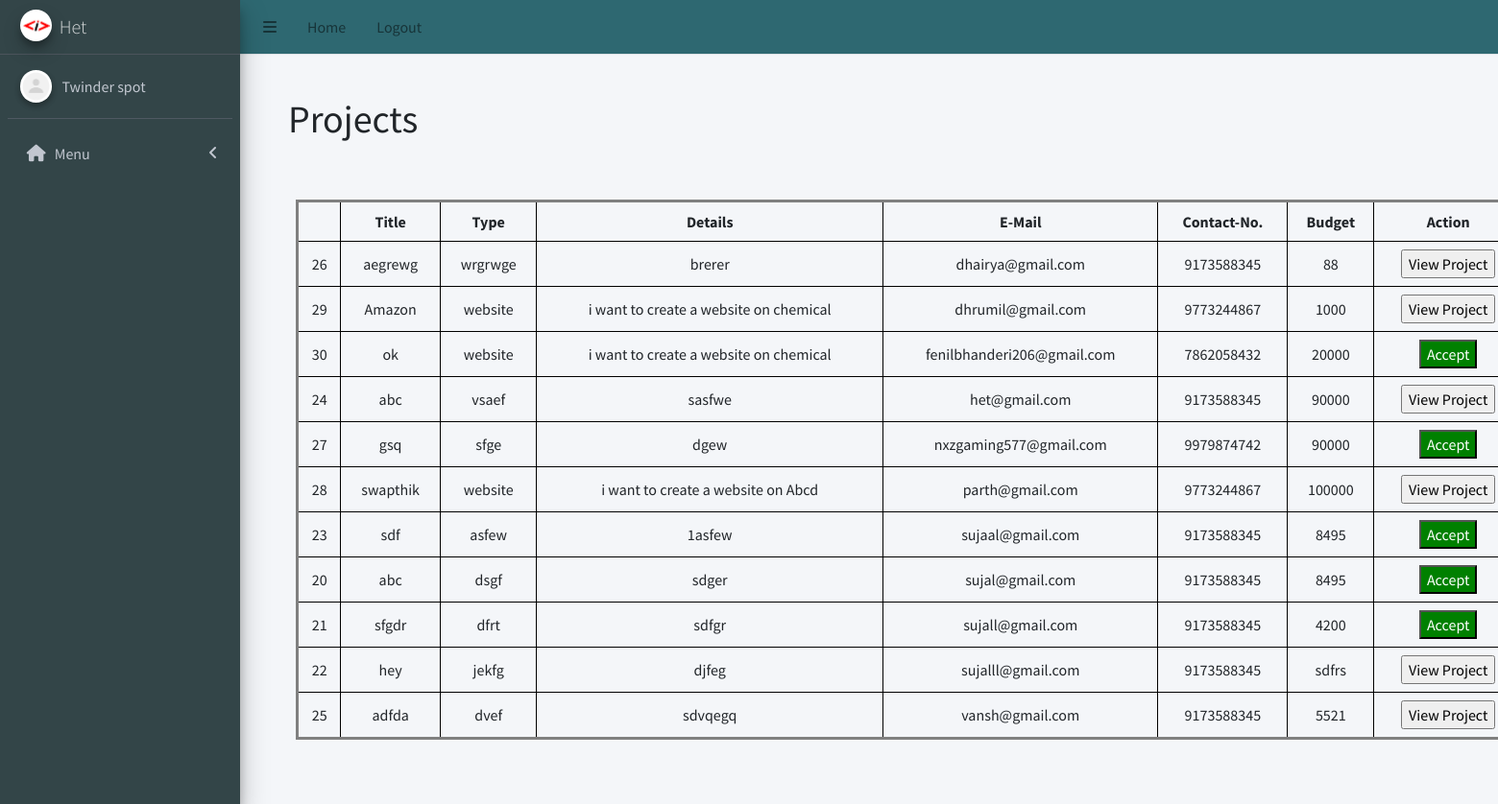
Page /freelancer/freelancer_project.php (signed in) on the committed database.
### tables this page shows
CREATE TABLE `freelancer_signup` (
  `id` int(255) NOT NULL,
  `username` varchar(255) NOT NULL,
  `email` varchar(255) NOT NULL,
  `contactno` varchar(255) NOT NULL,
  `password` varchar(255) NOT NULL
);

CREATE TABLE `user_project` (
  `id` int(255) NOT NULL,
  `title` varchar(255) NOT NULL,
  `type` varchar(255) NOT NULL,
  `details` varchar(255) NOT NULL,
  `email` varchar(255) NOT NULL,
  `contactno` varchar(255) NOT NULL,
  `budget` varchar(255) NOT NULL,
  `status` varchar(255) NOT NULL
);

### freelancer/freelancer_project.php (the view, shortened to what this page needs)
<?php
include('../Database/database_connectivity.php');
?>
<!DOCTYPE html>
<html lang="en">
    <head>
        <link rel="stylesheet" href="../css/admin_project.css">
        <link rel="stylesheet" href="../css/freelancer_project.css">
        <link rel="stylesheet" href="../src/css/adminlte.min.css">
        <link rel="stylesheet" href="https://cdnjs.cloudflare.com/ajax/libs/font-awesome/5.15.4/css/all.min.css">
    </head>
    <body class="hold-transition sidebar-mini">
        <div class="wrapper">
            <?php include 'project_header.php' ?>
            <div class="content-wrapper">
                <h1 class="head">Projects</h1>
                <?php
                $sql = "select * from user_project";
                $result = $connection->query($sql);
                ?>
                <table class="project">
                    <tr>
                        <th> </th>
                        <th>Title</th>
                        <th>Type</th>
                        <th>Details</th>
                        <th>E-Mail</th>
                        <th>Contact-No.</th>
                        <th>Budget</th>
                        <th>Action</th>
                    </tr>
                    <?php
                    if ($result->num_rows > 0) {
                        while ($row = $result->fetch_assoc()) {
                            echo "<tr>
                <td>" . $row["id"] . "</td>
                <td>" . $row["title"] . "</td>
                <td>" . $row["type"] . "</td>
                <td>" . $row["details"] . "</td>
                <td>" . $row["email"] . "</td>
                <td>" . $row["contactno"] . "</td>
                <td>" . $row["budget"] . "</td>";
                            if ($row["status"] == "Accepted") {
                                echo "<td colspan='2'>
                    <form method='POST' action='view_project.php'>
                        <input type='hidden' name='project_id' value='" . $row["id"] . "'>
                        <input type='submit' name='view' value='View Project' class='view-project'>
                    </form>
                  </td>";
                            } else {
                                echo "<td>
                    <form method='POST'>
                        <input type='hidden' name='project_id' value='" . $row["id"] . "'>
                        <input type='submit' name='accept' value='Accept' class='accept'>
                    </form>
                  </td>";
                            }
                            echo "</tr>";
                        }
                    } else {
                        echo "<tr><td colspan='9'>No records found</td></tr>";
                    }
                    ?>
                </table>
            </div>
        </div>
    </body>
</html>

### freelancer/project_header.php (shortened to what this page needs)
<?php
$menuItems = [
    [
        "menuTitle" => "Menu",
        "icon" => "fas fa-home",
        "pages" => [
            ["title" => "Home", "url" => "index.php"]
        ],
    ],
];
?>
<head>
    <link href="https://cdnjs.cloudflare.com/ajax/libs/font-awesome/6.0.0-beta3/css/all.min.css" rel="stylesheet">
</head>
<nav class="main-header navbar navbar-expand navbar-white navbar-light">
    <ul class="navbar-nav">
        <li class="nav-item">
            <a class="nav-link" data-widget="pushmenu" role="button"><i class="fas fa-bars"></i></a>
        </li>
        <li class="nav-item d-none d-sm-inline-block">
            <a href="admin_home.php" class="nav-link">Home</a>
        </li>
        <li class="nav-item d-none d-sm-inline-block">
            <a onclick="logout()" class="nav-link">Logout</a>
        </li>
    </ul>
</nav>
<div class="main-header" style="padding: 0px 10px; background-color: #f4f6f9; border-bottom: none !important;">
    <div class="content-header">
    </div>
</div>
<?php
include('../Database/database_connectivity.php');
?>
     <?php
     if (isset($_SESSION['email'])) {
         $email = $_SESSION['email'];
         $query = "SELECT username FROM freelancer_signup WHERE email = '$email'";
         $stmt = $connection->prepare($query);
         $stmt->execute();
         $result = $stmt->get_result();
         if ($result->num_rows > 0) {
             $row = $result->fetch_assoc();
             $username = $row['username'];
         } else {
             $username = "Guest1";
         }
     } else {
         $username = "Guest";
     }
?>
<aside class="main-sidebar sidebar-dark-primary elevation-4">
    <a href="./" class="brand-link">
        <img src="../src/images/logo.png" alt="Admin Panel Logo" class="brand-image img-circle elevation-3">
        <span class="brand-text font-weight-light"><?php echo $username?></span>
    </a>
    <div class="sidebar">
        <div class="user-panel mt-3 pb-3 mb-3 d-flex">
            <div class="image">
                <img src="../src/images/default.png" class="img-circle elevation-2" alt="User Image">
            </div>
            <div class="info">
                <a href="./" class="d-block">Twinder spot</a>
            </div>
        </div>
        <nav class="mt-2">
            <ul class="nav nav-pills nav-sidebar flex-column" data-widget="treeview" role="menu">
                <?php foreach ($menuItems as $menuItem): ?>
                    <?php $isMenuOpen = false;
                    $isActive = false;
                    ?>
                    <li class="nav-item has-treeview <?= $isMenuOpen ? 'menu-open' : '' ?>">
                        <a class="nav-link <?= $isActive ? 'active' : '' ?>">
                            <i class="nav-icon <?= $menuItem['icon'] ?>"></i>
                            <p>
                                <?= $menuItem['menuTitle'] ?>
                                <?= !empty($menuItem['pages']) ? '<i class="right fas fa-angle-left"></i>' : '' ?>
                            </p>
                        </a>
                    </li>
                <?php endforeach; ?>
            </ul>
        </nav>
    </div>
</aside>

### css/admin_project.css (style rules this page uses)
.head { position: absolute; left: 300px; top: 100px; }
.project { top: 200px; position: absolute; left: 300px; border: 3px solid grey; margin: 0.5rem; width: 160vh; text-align: center; }
th, td { border: 1px solid #000; padding: 0.5rem; }
.accept { background-color: green; }

### css/freelancer_project.css (style rules this page uses)
.accept { background-color:#2BA84A; color:white; }

### rows in the picture
freelancer_signup: username "Het"
user_project: id "26", title "aegrewg", type "wrgrwge", details "brerer", email "dhairya@gmail.com", contactno "9173588345", budget "88"
user_project: id "29", title "Amazon", type "website", details "i want to create a website on chemical", email "dhrumil@gmail.com", contactno "9773244867", budget "1000"
user_project: id "30", title "ok", type "website", details "i want to create a website on chemical", email "fenilbhanderi206@gmail.com", contactno "7862058432", budget "20000"
user_project: id "24", title "abc", type "vsaef", details "sasfwe", email "het@gmail.com", contactno "9173588345", budget "90000"
user_project: id "27", title "gsq", type "sfge", details "dgew", email "nxzgaming577@gmail.com", contactno "9979874742", budget "90000"
user_project: id "28", title "swapthik", type "website", details "i want to create a website on Abcd", email "parth@gmail.com", contactno "9773244867", budget "100000"
user_project: id "23", title "sdf", type "asfew", details "1asfew", email "sujaal@gmail.com", contactno "9173588345", budget "8495"
user_project: id "20", title "abc", type "dsgf", details "sdger", email "sujal@gmail.com", contactno "9173588345", budget "8495"
user_project: id "21", title "sfgdr", type "dfrt", details "sdfgr", email "sujall@gmail.com", contactno "9173588345", budget "4200"
user_project: id "22", title "hey", type "jekfg", details "djfeg", email "sujalll@gmail.com", contactno "9173588345", budget "sdfrs"
user_project: id "25", title "adfda", type "dvef", details "sdvqegq", email "vansh@gmail.com", contactno "9173588345", budget "5521"

### other values in the picture
$menuItem['menuTitle'] "Menu"
